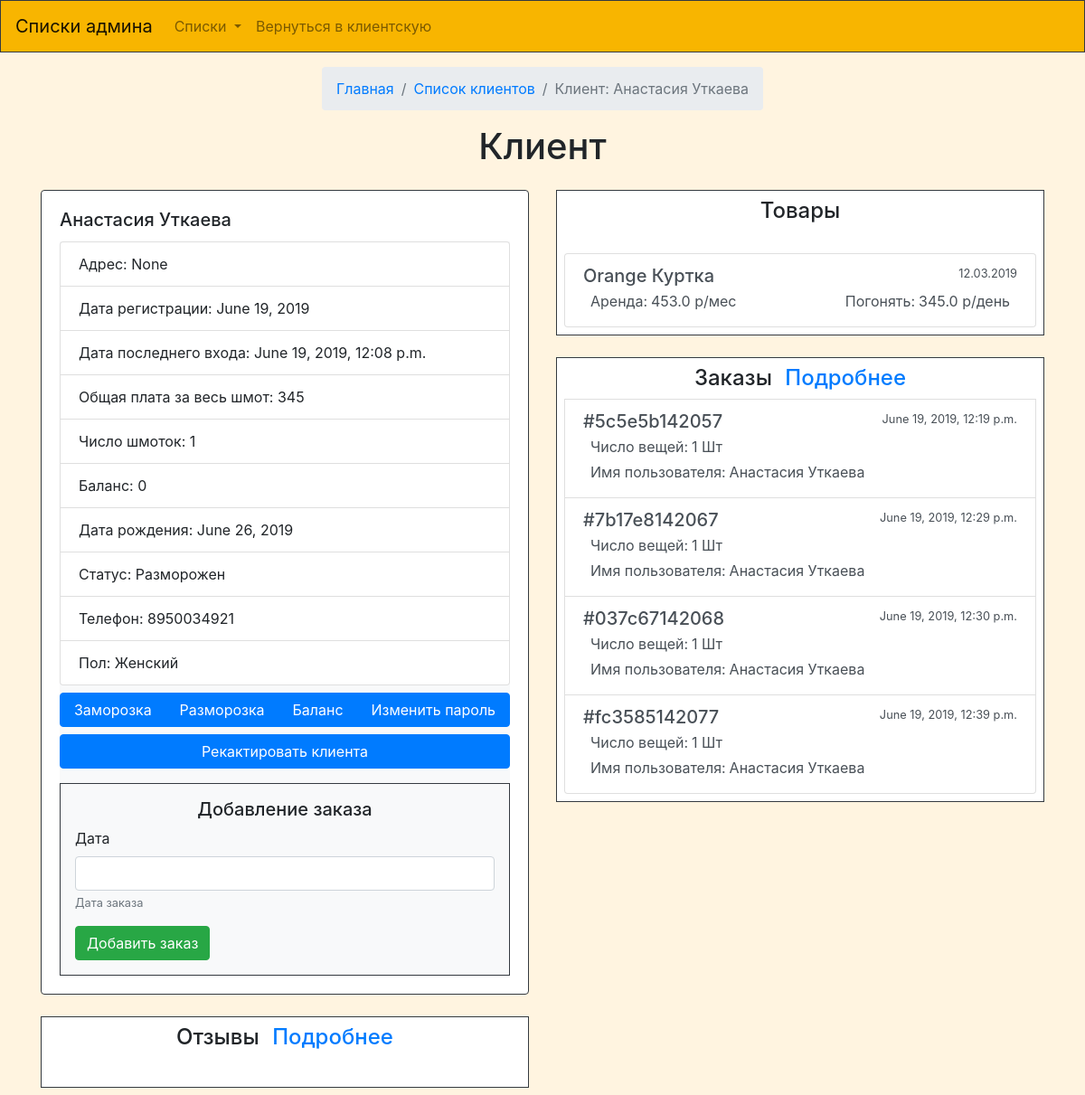
Screenshot of /admnkardperson/14 (signed in) with the database file from the repository.
### firstapp/models.py (models this page shows, shortened)
class Person(models.Model):
    user = models.OneToOneField(User,on_delete = models.CASCADE, null=True)
    sex = models.BooleanField(null=True)
    phone = models.IntegerField(null=True)
    Vk = models.TextField(null=True);
    Insta = models.TextField(null=True);
    Status = models.CharField(max_length=20,null=True)
    DateReg = models.DateField(null=True);
    DataLast = models.DateTimeField(null=True);
    Zamoroz = models.BooleanField(null=True);
    Email = models.TextField(null=True)
    name = models.CharField(db_index=True,max_length=300)
    PhotoPerson = models.TextField(null=True)
    Bird = models.DateField(null=True)
    Adress = models.TextField(null=True)
    balance = models.FloatField(null=True)
    class Meta:
        unique_together = ( 'Email',)
    objects = models.Manager()

class Tovar (models.Model):
    name = models.CharField(db_index=True,max_length=100)
    Opisanie = models.TextField()
    brand = models.ForeignKey(Brand,on_delete=models.SET_NULL, null=True)
    DateAdd = models.DateTimeField()
    DateEdit = models.DateTimeField()
    Sex = models.ForeignKey(Sex, on_delete=models.SET_NULL, null=True)
    Material = models.TextField(null=True)
    Del = models.BooleanField()

class VidArendiTovars (models.Model):
    set = models.ForeignKey(Set,on_delete = models.CASCADE, null=True)
    tovar = models.ForeignKey(Tovar,on_delete = models.CASCADE, null= True)
    vidArendi = models.ForeignKey(VidArendi, on_delete=models.CASCADE)
    stoimost = models.FloatField();
    vikup = models.IntegerField(null=True);
    Vozvrat = models.IntegerField();
    platej = models.IntegerField();

class Zakaz(models.Model):
    status = models.BooleanField()
    nomer = models.TextField()
    date = models.DateTimeField()
    person = models.ForeignKey(Person, on_delete=models.CASCADE)
    vidann = models.BooleanField()
    class Meta:
        unique_together = ('nomer',)

### firstapp/views.py (the view, shortened to what this page needs)
# urls.py: path('admnkardperson/<int:id>', views.AdmMaxPerson),
def AdmMaxPerson(req,id):
    if not req.user.is_authenticated:
        return HttpResponseRedirect('/auto/')
    if req.user.person.Status != "Админ":
        return HttpResponseRedirect('/main/')
    client = adminikardclient(req)
    dannye = client.GetKardClientMax(id)
    return render(req, "Bot_Card-klient.html", context=dannye)

### firstapp/BAZA.py (called while the page is built)
    def GetPersonid(self, id):
        per = Person.objects.get(id=id);
        return per

### firstapp/BAZA_bue.py (called while the page is built)
    def PersonBalanse(self, person):
        minus = person.addpaid_set.filter(status=True, plusminus="False")
        plus = person.addpaid_set.filter(status=True, plusminus="True")
        Plus = 0
        for pl in plus:
            Plus = Plus + pl.money
        Minus = 0
        for mn in minus:
            Minus = Minus + mn.money
        return Plus - Minus

    def zakazMini(self, zakaz):
        nomer = zakaz.nomer
        kolich = zakaz.tovarszakaz_set.all().count()
        date = zakaz.date
        pers = zakaz.person.name
        return {'nomer':nomer,'kolich':kolich,'date':date,'pers':pers,'id':zakaz.id}

### firstapp/views_Obr.py (called while the page is built)
    def GetKardClientMax(self,id):
        findeclient = self.person.GetPersonid(id)
        maxPerson = self.obr.AdmMaxPerson(findeclient)
        return maxPerson

### templates/Bot_Card-klient.html (shortened to what this page needs)
{% extends "Bot_base.html" %}
{% load staticfiles %}
{% load widget_tweaks %}
{% block main %}
<div class="d-flex flex-column align-items-center mt-3">
    <nav aria-label="breadcrumb">
    <ol class="breadcrumb">
        <li class="breadcrumb-item"><a href="#">Главная</a></li>
        <li class="breadcrumb-item"><a href="/admnpersons/">Список клиентов</a></li>
        <li class="breadcrumb-item active" aria-current="page">Клиент: {{name}}</li>
    </ol>
    </nav>
    <h1 class="mb-3">Клиент</h1>
    <div class="container">
        <div class="row">
            <div class="col">
    <div class="card mt-2 mb-4 border border-dark">
        <div class="card-body">
            <h5 class="card-title">{{name}}</h5>
            <div class=" bg-light">
            <ul class="list-group">
                <li class="list-group-item">Адрес: {{adress}}</li>
                <li class="list-group-item">Дата регистрации: {{datereg}}</li>
                <li class="list-group-item">Дата последнего входа: {{datelast}}</li>
                <li class="list-group-item">Общая плата за весь шмот:  {{plata}}</li>
                <li class="list-group-item">Число шмоток: {{ schchislo }}</li>
                <li class="list-group-item">Баланс: {{balans}}</li>
                <li class="list-group-item">Дата рождения: {{birth}}</li>
				{% if zamoroz  %}
                <li class="list-group-item">Статус: Заморожен</li>
				{% else %}
                <li class="list-group-item">Статус: Разморожен</li>
				{% endif %}
                <li class="list-group-item">Телефон: {{phone}}</li>
				{% if sex  %}
                <li class="list-group-item">Пол: Мужской</li>
				{% else %}
				<li class="list-group-item">Пол: Женский</li>
				{% endif%}
            </ul>
            <div class="d-flex flex-column justify-content-center">
            <div class="btn-group mt-2" role="group" aria-label="Basic example">
                <div id="zamoroz" class="btn btn-primary ">Заморозка</div>
				<div id="razmoroz" class="btn btn-primary ">Разморозка</div>
                <div  id="balance" class="btn btn-primary ">Баланс</div>
                <div id="butpass"  class="btn btn-primary ">Изменить пароль</div>
            </div>
            <div class="btn-group mt-2" role="group" aria-label="Basic example">
                <a href="/admeditperson/{{id}}" class="btn btn-primary ">Рекактировать клиента</a>
            </div>
			<form action="/admnkardperson/{{id}}" class="border border-dark mt-3 p-3" id="form" method="POST">
				<h5 class="text-center"> Добавление заказа </h5>
					<div class="form-group">
						<label >Дата</label>
						<input type="text" name="date" id="datepicker" class="form-control" required> </input>
						<small id="emailHelp" class="form-text text-muted">Дата заказа</small>
					</div>
					<button class="btn btn-success"  type="sumbit" > Добавить заказ </button>
			</form>
            </div>
    </div>
    </div>
    </div>
                <div class="container bg-white border-dark border p-2 mt-2 mb-2">
                    <h4 class="text-center">Отзывы <a href="/admnotzivi/?str=1&kolich=10&Client={{name}}" class="ml-2">Подробнее</a></h4>
                </div>
                </div>
            <div class="col ">
                <div class="container bg-white border-dark border p-2 mt-2 mb-4">
                    <h4 class="text-center">Товары</h4>
                    <div class="list-group  ">
					{% for Tovar in tovari %}
                    <a href="/admtovar/{{Tovar.id}}" class="list-group-item list-group-item-action flex-column align-items-start ">
                        <div class="d-flex w-100 justify-content-between">
                            <h5 class="mb-1">{{Tovar.name}}</h5>
                            <small>12.03.2019</small>
                        </div>
                        <div class="d-flex flex-wrap justify-content-between">
                            <div class="d-flex ml-2 mr-2">
                                <p class="mb-1 ">Аренда: </p>
                                <p class="mb-1 ml-1">{{Tovar.priceArenda}} р/мес</p>
                            </div>
                            <div class="d-flex ml-2 mr-2">
                                <p class="mb-1 ">Погонять: </p>
                                <p class="mb-1 ml-1">{{Tovar.pricePogon}} р/день</p>
                            </div>
                        </div>
                    </a>
					{% endfor %}
                </div>
                </div>
                <div class="container bg-white border-dark border p-2 mt-2 mb-2">
                    <h4 class="text-center">Заказы <a href="/admzakazi/?str=1&kolich=10&sort=date&person={{name}}&datemin=&datemax=" class="ml-2">Подробнее</a></h4>
                    {% for zakaz in zakazi %}
                    <a href="/admzakaz/{{zakaz.id}}" class="list-group-item list-group-item-action flex-column align-items-start ">
                        <div class="d-flex w-100 justify-content-between">
                            <h5 class="mb-1">#{{zakaz.nomer}}</h5>
                            <small>{{zakaz.date}}</small>
                        </div>
                        <div class="d-flex flex-wrap justify-content-between">
                            <div class="d-flex ml-2 mr-2">
                                <p class="mb-1 ">Число вещей: </p>
                                <p class="mb-1 ml-1">{{zakaz.kolich}} Шт</p>
                            </div>
                            <div class="d-flex ml-2 mr-2">
                                <p class="mb-1 ">Имя пользователя: </p>
                                <p class="mb-1 ml-1">{{zakaz.pers}}</p>
                            </div>
                        </div>
                    </a>
					{% endfor %}
                    </div>
                </div>
            </div>
        </div>
    </div>
{% endblock %}
{% block js %}
<link href="https://unpkg.com/gijgo@1.9.13/css/gijgo.min.css" rel="stylesheet" type="text/css" />
{% endblock %}

### rows the page displays
Person: name "Анастасия Уткаева", DateReg "June 19, 2019", DataLast "June 19, 2019, 12:08 p.m.", Bird "June 26, 2019", pers "Анастасия Уткаева" "Анастасия Уткаева" "Анастасия Уткаева" "Анастасия Уткаева"
Tovar: name "Orange Куртка"
VidArendiTovars: priceArenda "453.0"
VidArendiTovars: pricePogon "345.0"
Zakaz: nomer "5c5e5b142057", date "June 19, 2019, 12:19 p.m."
Zakaz: nomer "7b17e8142067", date "June 19, 2019, 12:29 p.m."
Zakaz: nomer "037c67142068", date "June 19, 2019, 12:30 p.m."
Zakaz: nomer "fc3585142077", date "June 19, 2019, 12:39 p.m."

### other values shown
{{ adress }} "None"
{{ plata }} "345"
{{ schchislo }} "1"
{{ balans }} "0"
{{ phone }} "8950034921"
{{ zakaz.kolich }} "1" "1" "1" "1"
